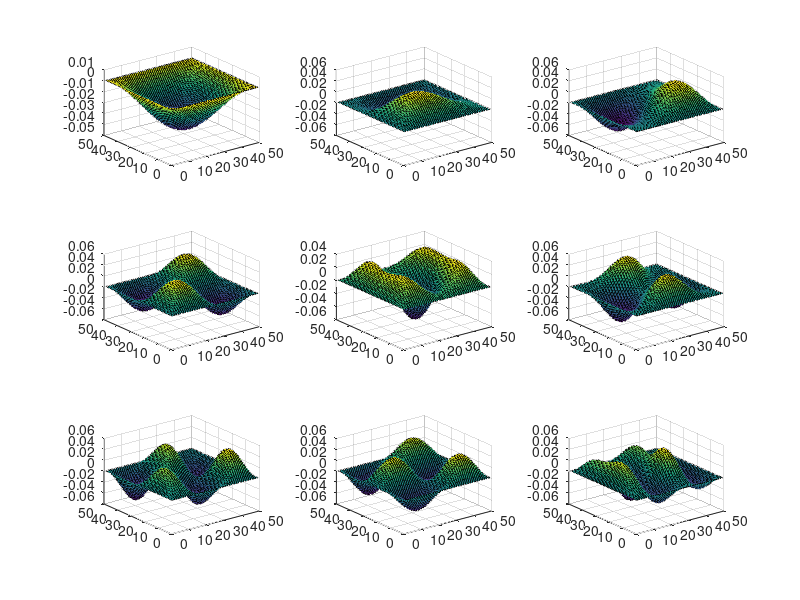

The MATLAB script that drew this image:
global C

C.q_0 = 1.60217653e-19;             % electron charge
C.hb = 1.054571596e-34;             % Dirac constant
C.h = C.hb * 2 * pi;                    % Planck constant
C.m_0 = 9.10938215e-31;             % electron mass
C.kb = 1.3806504e-23;               % Boltzmann constant
C.eps_0 = 8.854187817e-12;          % vacuum permittivity
C.mu_0 = 1.2566370614e-6;           % vacuum permeability
C.c = 299792458;                    % speed of light
C.g = 9.80665; %metres (32.1740 ft) per s²

nx = 50
ny = 50

x = linspace(0,1,nx);
y = linspace(0,1,ny)
dx2 = nx*ny


G = sparse(nx*ny,nx*ny);




% loop for the spatial matrix
for i = 1:nx
    for j=1:ny
        n = j + (i-1) * ny
        
        if (i == nx || i ==1 || j ==1 || j ==ny)
            G(n,n) = 1;
            
        else
            G(n,n) = -4; % middle value
            G(n,n-1) = 1; % left side
            G(n,n+1) = 1; % right side
            G(n,n-ny) = 1 ;% first value
            G(n,n+ny) = 1 ; % last value
            
        end
        
    end
    
end


figure (1)
spy(G)
[E,D] = eigs(G,9,'SM')
surf(E)
tempE= zeros(nx,ny,9)


for s = 1:9
    tempE(:,:,s) = reshape(E(:,s),nx,ny)
    subplot(3,3,s)
    surf(tempE(:,:,s))
    
    
end

% 
% [V,D] = eigs(G)
% [Ds,Pr] = sort(diag(D))
% D = D(Pr,Pr);
% V = V(:,Pr);
% 
% 
% subplot(2,1,1),plot(x*1e9,Poten/C.q_0);
% xlabel("x(nm)")
% ylabel("Potential(eV)")
